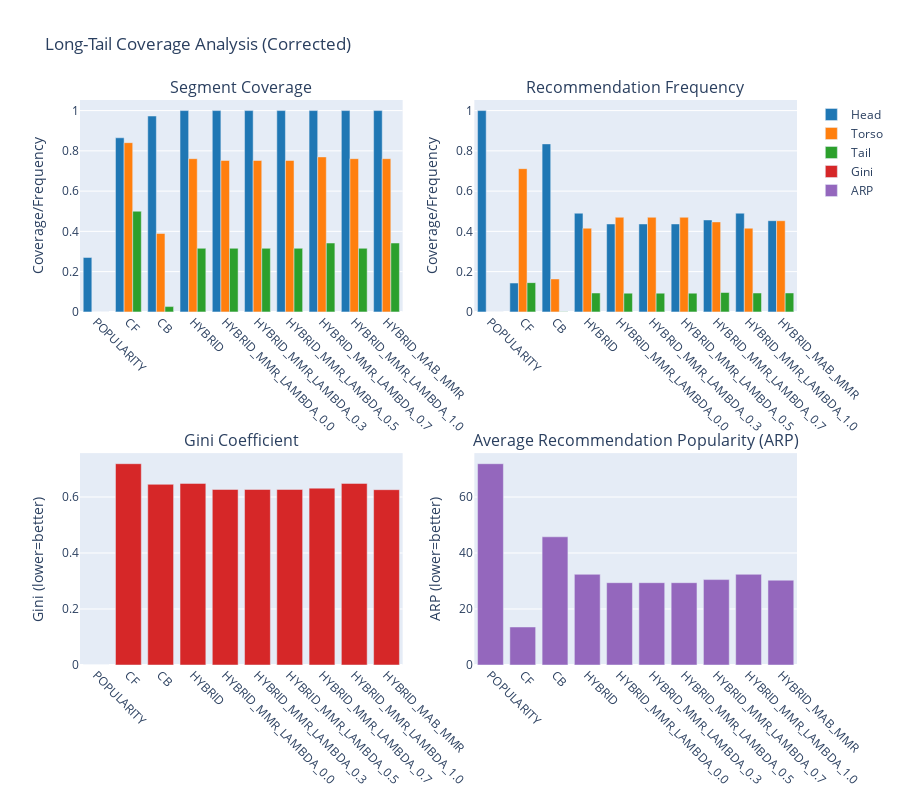

Here is the notebook cell this chart was saved with:
### Code cell
# ===== CELL 19.7: LONG-TAIL COVERAGE ANALYSIS (CORRECTED) =====

from collections import Counter

def calculate_gini_coefficient(all_recommendations):
    """
    Calculate Gini Coefficient to measure inequality in recommendation distribution.
    0 = perfect equality, 1 = total inequality.
    """
    if not all_recommendations:
        return 0.0
        
    # Count frequency of each item
    item_counts = Counter(all_recommendations)
    counts = np.array(list(item_counts.values()))
    
    # Gini Coefficient formula
    n = len(counts)
    if n == 0:
        return 0.0
    
    # Sort counts
    counts_sorted = np.sort(counts)
    
    # Calculate Gini
    index = np.arange(1, n + 1)
    gini = (2 * np.sum(index * counts_sorted)) / (n * np.sum(counts_sorted)) - (n + 1) / n
    
    return gini

def analyze_long_tail_coverage_fixed(evaluation_df, item_popularity, 
                                     head_pct=0.2, tail_pct=0.2):
    """
    FIXED: Comprehensive long-tail coverage analysis with multiple metrics.
    
    Segments:
    - Head: Top 20% most popular items
    - Torso: Middle 60% items
    - Tail: Bottom 20% least popular items
    
    Metrics:
    1. Coverage by segment (% unique items recommended)
    2. Recommendation frequency by segment (% of total recommendations)
    3. Gini coefficient (inequality measure, 0=perfect equality, 1=perfect inequality)
    4. Average Recommendation Popularity (ARP) - lower is better
    """
    
    # Sort items by popularity (descending)
    sorted_items = item_popularity.sort_values(ascending=False)
    
    # Define segments
    head_cutoff = int(len(sorted_items) * head_pct)
    tail_cutoff = int(len(sorted_items) * (1 - tail_pct))
    
    head_items = set(sorted_items.index[:head_cutoff])
    torso_items = set(sorted_items.index[head_cutoff:tail_cutoff])
    tail_items = set(sorted_items.index[tail_cutoff:])
    
    print(f"📊 Item Segmentation:")
    print(f"   Head (top {head_pct*100:.0f}%):      {len(head_items)} items (popularity {sorted_items.iloc[0]:.0f} - {sorted_items.iloc[head_cutoff-1]:.0f})")
    print(f"   Torso (middle {(1-head_pct-tail_pct)*100:.0f}%):  {len(torso_items)} items (popularity {sorted_items.iloc[head_cutoff]:.0f} - {sorted_items.iloc[tail_cutoff-1]:.0f})")
    print(f"   Tail (bottom {tail_pct*100:.0f}%):    {len(tail_items)} items (popularity {sorted_items.iloc[tail_cutoff]:.0f} - {sorted_items.iloc[-1]:.0f})")
    
    results = []
    
    for col in evaluation_df.columns:
        if not col.startswith('recommendations_'):
            continue
        
        model_name = col.replace('recommendations_', '').upper()
        
        # Collect all recommendations
        all_recs = []
        item_rec_counts = Counter()
        
        for recs in evaluation_df[col]:
            if isinstance(recs, list):
                all_recs.extend(recs)
                item_rec_counts.update(recs)
        
        # Calculate coverage by segment
        unique_recs = set(all_recs)
        head_coverage = len(unique_recs & head_items) / len(head_items) if len(head_items) > 0 else 0
        torso_coverage = len(unique_recs & torso_items) / len(torso_items) if len(torso_items) > 0 else 0
        tail_coverage = len(unique_recs & tail_items) / len(tail_items) if len(tail_items) > 0 else 0
        
        # Calculate recommendation frequency by segment
        head_freq = sum(1 for item in all_recs if item in head_items) / len(all_recs) if len(all_recs) > 0 else 0
        torso_freq = sum(1 for item in all_recs if item in torso_items) / len(all_recs) if len(all_recs) > 0 else 0
        tail_freq = sum(1 for item in all_recs if item in tail_items) / len(all_recs) if len(all_recs) > 0 else 0
        
        # Calculate Gini coefficient
        gini = 0
        if len(item_rec_counts) > 0:
            rec_counts_array = np.array(list(item_rec_counts.values()))
            gini = calculate_gini_coefficient(list(item_rec_counts.elements()))
        
        # Calculate ARP (Average Recommendation Popularity)
        arp = 0
        if len(all_recs) > 0:
            popularities = [item_popularity.get(item, 0) for item in all_recs]
            arp = np.mean(popularities)
        
        results.append({
            'model': model_name,
            'head_coverage': head_coverage,
            'torso_coverage': torso_coverage,
            'tail_coverage': tail_coverage,
            'head_freq': head_freq,
            'torso_freq': torso_freq,
            'tail_freq': tail_freq,
            'gini_coefficient': gini,
            'arp': arp,
            'total_unique_items': len(unique_recs)
        })
    
    return pd.DataFrame(results)

# ===== MAIN EXECUTION =====

print("="*80)
print("📊 LONG-TAIL COVERAGE ANALYSIS (CORRECTED)")
print("="*80)

# Calculate item popularity from training set
item_popularity = train_df['destination_id'].value_counts()

# Execute analysis
longtail_df = analyze_long_tail_coverage_fixed(
    evaluation_df, 
    item_popularity, 
    head_pct=0.2, 
    tail_pct=0.2
)

print("\n\n📋 LONG-TAIL COVERAGE RESULTS:")
print("="*80)
print("\n1️⃣ SEGMENT COVERAGE (% unique items recommended):")
print("-"*80)
for _, row in longtail_df.iterrows():
    print(f"\n{row['model']}:")
    print(f"  Head:  {row['head_coverage']*100:>5.1f}%")
    print(f"  Torso: {row['torso_coverage']*100:>5.1f}%")
    print(f"  Tail:  {row['tail_coverage']*100:>5.1f}% {'⭐' if row['tail_coverage'] > 0.5 else ''}")

print("\n\n2️⃣ RECOMMENDATION FREQUENCY (% of total recommendations):")
print("-"*80)
for _, row in longtail_df.iterrows():
    print(f"\n{row['model']}:")
    print(f"  Head:  {row['head_freq']*100:>5.1f}%")
    print(f"  Torso: {row['torso_freq']*100:>5.1f}%")
    print(f"  Tail:  {row['tail_freq']*100:>5.1f}%")

print("\n\n3️⃣ DIVERSITY METRICS:")
print("-"*80)
print(f"{'Model':<25} {'Gini':<10} {'ARP':<10} {'Unique Items'}")
print("-"*80)
for _, row in longtail_df.iterrows():
    print(f"{row['model']:<25} {row['gini_coefficient']:<10.4f} {row['arp']:<10.2f} {row['total_unique_items']}")

print("\n\n💡 INTERPRETATION:")
print("="*80)
print("Gini Coefficient: Lower is better (0=perfect equality, 1=total inequality)")
print("ARP: Lower is better (recommends less popular, more diverse items)")
print("Tail Coverage: Higher is better (recommends more long-tail items)")
print("="*80)

# ===== SAVE RESULTS =====

longtail_df.to_csv('evaluation_results/table_iv6_longtail_coverage_fixed.csv', index=False)
print("\n✅ Long-tail results saved to: evaluation_results/table_iv6_longtail_coverage_fixed.csv")

# ===== VISUALIZATION =====

import plotly.graph_objects as go
from plotly.subplots import make_subplots

# Create 2x2 subplot
fig = make_subplots(
    rows=2, cols=2,
    subplot_titles=('Segment Coverage', 'Recommendation Frequency', 
                    'Gini Coefficient', 'Average Recommendation Popularity (ARP)'),
    specs=[[{'type': 'bar'}, {'type': 'bar'}],
           [{'type': 'bar'}, {'type': 'bar'}]]
)

models = longtail_df['model'].tolist()
colors = ['#1f77b4', '#ff7f0e', '#2ca02c']

# Plot 1: Segment Coverage
fig.add_trace(go.Bar(name='Head', x=models, y=longtail_df['head_coverage'], 
                     marker_color=colors[0]), row=1, col=1)
fig.add_trace(go.Bar(name='Torso', x=models, y=longtail_df['torso_coverage'], 
                     marker_color=colors[1]), row=1, col=1)
fig.add_trace(go.Bar(name='Tail', x=models, y=longtail_df['tail_coverage'], 
                     marker_color=colors[2]), row=1, col=1)

# Plot 2: Recommendation Frequency
fig.add_trace(go.Bar(name='Head', x=models, y=longtail_df['head_freq'], 
                     marker_color=colors[0], showlegend=False), row=1, col=2)
fig.add_trace(go.Bar(name='Torso', x=models, y=longtail_df['torso_freq'], 
                     marker_color=colors[1], showlegend=False), row=1, col=2)
fig.add_trace(go.Bar(name='Tail', x=models, y=longtail_df['tail_freq'], 
                     marker_color=colors[2], showlegend=False), row=1, col=2)

# Plot 3: Gini Coefficient
fig.add_trace(go.Bar(x=models, y=longtail_df['gini_coefficient'], 
                     marker_color='#d62728', name='Gini'), row=2, col=1)

# Plot 4: ARP
fig.add_trace(go.Bar(x=models, y=longtail_df['arp'], 
                     marker_color='#9467bd', name='ARP'), row=2, col=2)

# Update layout
fig.update_layout(
    height=800, 
    title_text="Long-Tail Coverage Analysis (Corrected)",
    barmode='group'
)
fig.update_xaxes(tickangle=45)
fig.update_yaxes(title_text="Coverage/Frequency", row=1, col=1)
fig.update_yaxes(title_text="Coverage/Frequency", row=1, col=2)
fig.update_yaxes(title_text="Gini (lower=better)", row=2, col=1)
fig.update_yaxes(title_text="ARP (lower=better)", row=2, col=2)

fig.write_html('evaluation_results/longtail_coverage_fixed.html')
fig.show()

print("✅ Visualization saved to: evaluation_results/longtail_coverage_fixed.html")
print("\n" + "="*80)

### Figure 1 — Plotly figure (JSON) as saved in the notebook; plotly's stock layout.template omitted (floating-point values rounded to 4 significant figures)
{"data": [{"marker": {"color": "#1f77b4"}, "name": "Head", "type": "bar", "x": ["POPULARITY", "CF", "CB", "HYBRID", "HYBRID_MMR_LAMBDA_0.0", "HYBRID_MMR_LAMBDA_0.3", "HYBRID_MMR_LAMBDA_0.5", "HYBRID_MMR_LAMBDA_0.7", "HYBRID_MMR_LAMBDA_1.0", "HYBRID_MAB_MMR"], "xaxis": "x", "y": [0.2703, 0.8649, 0.973, 1, 1, 1, 1, 1, 1, 1], "yaxis": "y"}, {"marker": {"color": "#ff7f0e"}, "name": "Torso", "type": "bar", "x": ["POPULARITY", "CF", "CB", "HYBRID", "HYBRID_MMR_LAMBDA_0.0", "HYBRID_MMR_LAMBDA_0.3", "HYBRID_MMR_LAMBDA_0.5", "HYBRID_MMR_LAMBDA_0.7", "HYBRID_MMR_LAMBDA_1.0", "HYBRID_MAB_MMR"], "xaxis": "x", "y": [0, 0.8407, 0.3894, 0.7611, 0.7522, 0.7522, 0.7522, 0.7699, 0.7611, 0.7611], "yaxis": "y"}, {"marker": {"color": "#2ca02c"}, "name": "Tail", "type": "bar", "x": ["POPULARITY", "CF", "CB", "HYBRID", "HYBRID_MMR_LAMBDA_0.0", "HYBRID_MMR_LAMBDA_0.3", "HYBRID_MMR_LAMBDA_0.5", "HYBRID_MMR_LAMBDA_0.7", "HYBRID_MMR_LAMBDA_1.0", "HYBRID_MAB_MMR"], "xaxis": "x", "y": [0, 0.5, 0.02632, 0.3158, 0.3158, 0.3158, 0.3158, 0.3421, 0.3158, 0.3421], "yaxis": "y"}, {"marker": {"color": "#1f77b4"}, "name": "Head", "showlegend": false, "type": "bar", "x": ["POPULARITY", "CF", "CB", "HYBRID", "HYBRID_MMR_LAMBDA_0.0", "HYBRID_MMR_LAMBDA_0.3", "HYBRID_MMR_LAMBDA_0.5", "HYBRID_MMR_LAMBDA_0.7", "HYBRID_MMR_LAMBDA_1.0", "HYBRID_MAB_MMR"], "xaxis": "x2", "y": [1, 0.1432, 0.8346, 0.4902, 0.4368, 0.4368, 0.4368, 0.4568, 0.4902, 0.453], "yaxis": "y2"}, {"marker": {"color": "#ff7f0e"}, "name": "Torso", "showlegend": false, "type": "bar", "x": ["POPULARITY", "CF", "CB", "HYBRID", "HYBRID_MMR_LAMBDA_0.0", "HYBRID_MMR_LAMBDA_0.3", "HYBRID_MMR_LAMBDA_0.5", "HYBRID_MMR_LAMBDA_0.7", "HYBRID_MMR_LAMBDA_1.0", "HYBRID_MAB_MMR"], "xaxis": "x2", "y": [0, 0.7115, 0.1635, 0.4156, 0.4699, 0.4699, 0.4699, 0.447, 0.4156, 0.4528], "yaxis": "y2"}, {"marker": {"color": "#2ca02c"}, "name": "Tail", "showlegend": false, "type": "bar", "x": ["POPULARITY", "CF", "CB", "HYBRID", "HYBRID_MMR_LAMBDA_0.0", "HYBRID_MMR_LAMBDA_0.3", "HYBRID_MMR_LAMBDA_0.5", "HYBRID_MMR_LAMBDA_0.7", "HYBRID_MMR_LAMBDA_1.0", "HYBRID_MAB_MMR"], "xaxis": "x2", "y": [0, 0.1453, 0.0003759, 0.0938, 0.09305, 0.09305, 0.09305, 0.09624, 0.0938, 0.09398], "yaxis": "y2"}, {"marker": {"color": "#d62728"}, "name": "Gini", "type": "bar", "x": ["POPULARITY", "CF", "CB", "HYBRID", "HYBRID_MMR_LAMBDA_0.0", "HYBRID_MMR_LAMBDA_0.3", "HYBRID_MMR_LAMBDA_0.5", "HYBRID_MMR_LAMBDA_0.7", "HYBRID_MMR_LAMBDA_1.0", "HYBRID_MAB_MMR"], "xaxis": "x3", "y": [0, 0.719, 0.6454, 0.6487, 0.6271, 0.6271, 0.6271, 0.6318, 0.6487, 0.6262], "yaxis": "y3"}, {"marker": {"color": "#9467bd"}, "name": "ARP", "type": "bar", "x": ["POPULARITY", "CF", "CB", "HYBRID", "HYBRID_MMR_LAMBDA_0.0", "HYBRID_MMR_LAMBDA_0.3", "HYBRID_MMR_LAMBDA_0.5", "HYBRID_MMR_LAMBDA_0.7", "HYBRID_MMR_LAMBDA_1.0", "HYBRID_MAB_MMR"], "xaxis": "x4", "y": [71.9, 13.57, 45.79, 32.4, 29.4, 29.4, 29.4, 30.51, 32.4, 30.3], "yaxis": "y4"}], "layout": {"annotations": [{"font": {"size": 16}, "showarrow": false, "text": "Segment Coverage", "x": 0.225, "xanchor": "center", "xref": "paper", "y": 1, "yanchor": "bottom", "yref": "paper"}, {"font": {"size": 16}, "showarrow": false, "text": "Recommendation Frequency", "x": 0.775, "xanchor": "center", "xref": "paper", "y": 1, "yanchor": "bottom", "yref": "paper"}, {"font": {"size": 16}, "showarrow": false, "text": "Gini Coefficient", "x": 0.225, "xanchor": "center", "xref": "paper", "y": 0.375, "yanchor": "bottom", "yref": "paper"}, {"font": {"size": 16}, "showarrow": false, "text": "Average Recommendation Popularity (ARP)", "x": 0.775, "xanchor": "center", "xref": "paper", "y": 0.375, "yanchor": "bottom", "yref": "paper"}], "barmode": "group", "height": 800, "title": {"text": "Long-Tail Coverage Analysis (Corrected)"}, "xaxis": {"anchor": "y", "domain": [0, 0.45], "tickangle": 45}, "xaxis2": {"anchor": "y2", "domain": [0.55, 1], "tickangle": 45}, "xaxis3": {"anchor": "y3", "domain": [0, 0.45], "tickangle": 45}, "xaxis4": {"anchor": "y4", "domain": [0.55, 1], "tickangle": 45}, "yaxis": {"anchor": "x", "domain": [0.625, 1], "title": {"text": "Coverage/Frequency"}}, "yaxis2": {"anchor": "x2", "domain": [0.625, 1], "title": {"text": "Coverage/Frequency"}}, "yaxis3": {"anchor": "x3", "domain": [0, 0.375], "title": {"text": "Gini (lower=better)"}}, "yaxis4": {"anchor": "x4", "domain": [0, 0.375], "title": {"text": "ARP (lower=better)"}}}}
